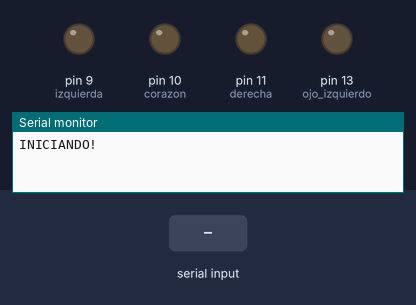
Simulated run of this sketch. Board: Arduino Uno, built with avr-gcc and run on an emulated ATmega328P. Parts: output pins drawn as LEDs (lit = HIGH), the last lines printed to the serial monitor. The inputs (shaded band) are chosen by the test bench. Pins used as bus, display or sensor lines are not drawn.

Above: at 5.6 s.
5.7 s: "latido" received over the second serial link
At 8.3 s:
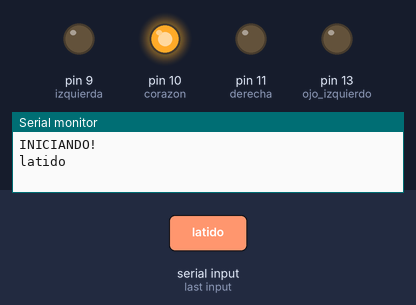
8.7 s: "ojo izquierdo" received over the second serial link
At 9.4 s:
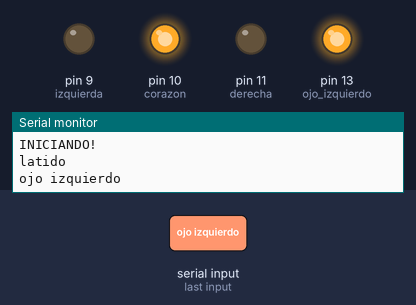
10.4 s: "derecha" received over the second serial link
At 11.1 s:
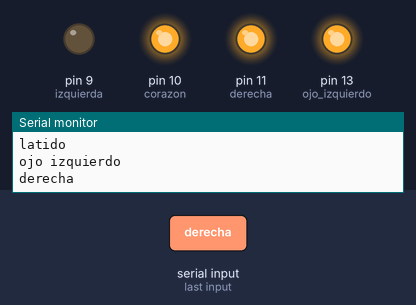
12.0 s: "latido fuerte" received over the second serial link
At 14.4 s:
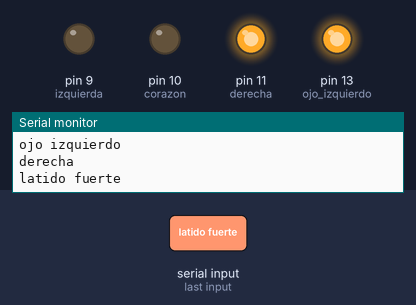
15.0 s: "izquierda" received over the second serial link
At 16.0 s:
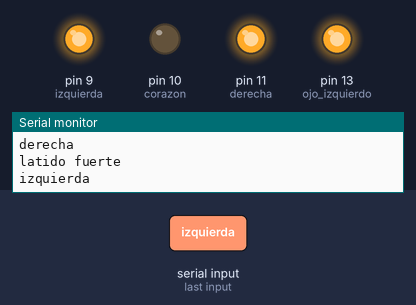
16.6 s: "ojo izquierdo" received over the second serial link
At 17.8 s:
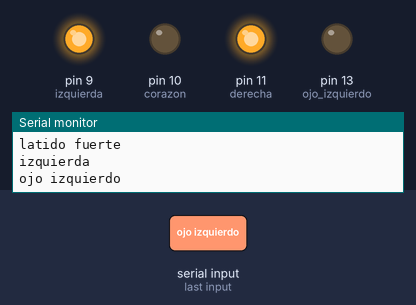
Timing chart, 0 to 19.3 s (numbered marks = the images above; inputs shaded):
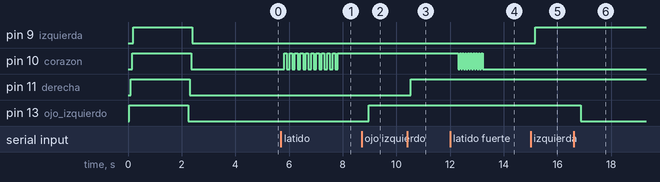

Measured:
- after the input at 5.7 s, pin 10 (corazon): alternates HIGH for 0.10 s and LOW for 0.10 s, 21 changes in all, then stays HIGH, starting after 0.12 s
- after the input at 8.7 s, pin 13 (ojo_izquierdo): LOW → HIGH after 0.26 s
- after the input at 10.4 s, pin 11 (derecha): LOW → HIGH after 0.14 s
- after the input at 12.0 s, pin 10 (corazon): alternates HIGH for 0.05 s and LOW for 0.05 s, 19 changes in all, then stays LOW, starting after 0.31 s
- after the input at 15.0 s, pin 9 (izquierda): LOW → HIGH after 0.18 s
- after the input at 16.6 s, pin 13 (ojo_izquierdo): HIGH → LOW after 0.26 s

The sketch:

BT-ARDU5-voz.ino
```cpp
/*Lee el valor analogico entregado
al presionar una tecla y convierte
ese valor al numero que corresponde a la
tecla presionada
*/
#include <SoftwareSerial.h>
//Aquí conectamos los pins RXD en pin#5,TDX en pin#4 del módulo Bluetooth.
SoftwareSerial BT(4,5);
String voice;
long tiempoactual;
long tiempoanterior=0;
int tiempo=500;

boolean on1;
boolean on2;
boolean on3;
boolean on4;
boolean on5;

int ojo_derecho=12;
int ojo_izquierdo=13;
int derecha=11;
int corazon=10;
int izquierda=9;

void setup()
{
BT.begin(9600); //Velocidad del puerto del bluetooth
Serial.begin(9600); //Abrimos la comunicación serie
pinMode(ojo_derecho,OUTPUT);
pinMode(ojo_izquierdo,OUTPUT);
pinMode(derecha,OUTPUT);
pinMode(corazon,OUTPUT);
pinMode(izquierda,OUTPUT);
Serial.println("INICIANDO!");
prueba ();
}
void loop(){
//voice =»»;
while (BT.available()){
delay(20);
char c = BT.read();
voice += c;
}
if (voice.length() > 0) {
Serial.println(voice);
if(voice=="ojo derecho"){
  on1=!on1;
  digitalWrite(ojo_derecho,on1? HIGH:LOW);
}
if(voice=="ojo izquierdo"){
  on2=!on2;
  digitalWrite(ojo_izquierdo,on2? HIGH:LOW);
}
if(voice=="derecha"){
  on3=!on3;
  digitalWrite(derecha,on3? HIGH:LOW);
}
if(voice=="corazón"){
  on4=!on4;
  digitalWrite(corazon,on4? HIGH:LOW);
}
if(voice=="izquierda"){
  on5=!on5;
  digitalWrite(izquierda,on5? HIGH:LOW);
}
if(voice=="latido"){
  for(int i=0;i<10;i++){
  digitalWrite(corazon,1);
  delay(100);
  digitalWrite(corazon,0);
  delay(100);}
  on4=!on4;
  digitalWrite(corazon,on4? HIGH:LOW);

}
if(voice=="latido fuerte"){
  for(int i=0;i<10;i++){
  digitalWrite(corazon,1);
  delay(50);
  digitalWrite(corazon,0);
  delay(50);}
  on4=!on4;
  digitalWrite(corazon,on4? HIGH:LOW);
  }

if(voice=="alegre"){
  digitalWrite(ojo_derecho,1);
  digitalWrite(ojo_izquierdo,1);
  delay(100);
  for(int i=0;i<10;i++){
  digitalWrite(ojo_derecho,1);
  delay(500);
  digitalWrite(ojo_derecho,0);
  delay(500);
 }
 on1=!on1;
  digitalWrite(ojo_derecho,on1? HIGH:LOW);
   on2=!on2;
  digitalWrite(ojo_izquierdo,on2? HIGH:LOW);
  }
}
for(int i=0;i<voice.length();i++){
voice.remove(i);

}
}

void prueba ()
{
digitalWrite(ojo_derecho,HIGH);
delay(50);
digitalWrite(ojo_izquierdo,HIGH);
delay(50);
digitalWrite(derecha,HIGH);
delay(50);
digitalWrite(corazon,HIGH);
delay(50);
digitalWrite(izquierda,HIGH);
delay(2000);
digitalWrite(ojo_derecho,LOW);
delay(50);
digitalWrite(ojo_izquierdo,LOW);
delay(50);
digitalWrite(derecha,LOW);
delay(50);
digitalWrite(corazon,LOW);
delay(50);
digitalWrite(izquierda,LOW);
delay(2000);

}
```
